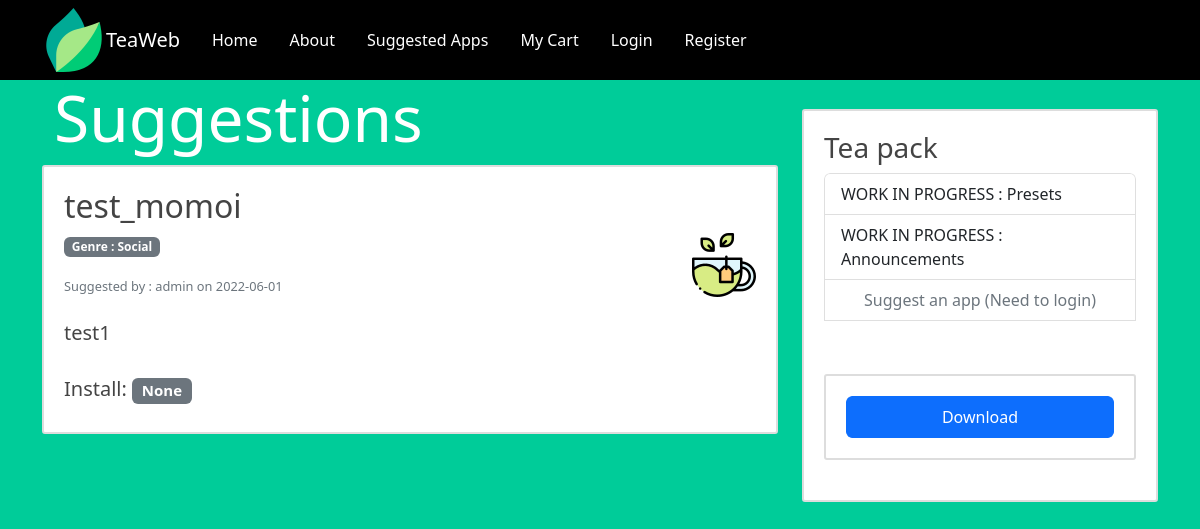
Page /suggestedapps/4 on the committed database.
### project/models.py (models this page shows, shortened)
class Suggestion(db.Model):
    id_suggestion = db.Column(db.Integer, primary_key=True)
    name = db.Column(db.String(20), unique=True, nullable=False)
    description = db.Column(db.String(120), unique=True, nullable=False)
    genre = db.Column(db.String(20), unique=True, nullable=False)
    install_command = db.Column(db.String(120), nullable=True)
    image_file = db.Column(db.String(20), nullable=True, default='default.jpg')
    date_sugested = db.Column(db.DateTime, nullable=False, default=datetime.utcnow)
    id_user = db.Column(db.Integer, db.ForeignKey('user.id_user'), nullable=False)

class User(db.Model, UserMixin):
    id_user = db.Column(db.Integer, primary_key=True)
    username = db.Column(db.String(20), unique=True, nullable=False)
    email = db.Column(db.String(120), unique=True, nullable=False)
    password = db.Column(db.String(60), nullable=False)
    sugestion = db.relationship('Suggestion', backref='user', lazy=True)

### project/applications/routes.py (the view)
@applications.route("/suggestedapps/<int:id_suggestion>")
def suggestion(id_suggestion):
    suggestion = Suggestion.query.get_or_404(id_suggestion)
    return render_template('suggestion.html', title=suggestion.name, suggestion=suggestion)

### project/templates/suggestion.html (shortened to what this page needs)
{% extends "layout.html" %}
{% block content %}
    <div class="container-fluid" >
    <h1 class="display-3 text-white">Suggestions</h1>
    </div>
        <article class="media content-section">
            <div class="media-body">
            <div class="row-cols-2">
                <h2 class="article-title">{{suggestion.name}}</h2>
            </div>
            <img src="{{ url_for('static',filename='app_pics/'+ suggestion.image_file) }}">
            <p class="badge bg-secondary">Genre : {{suggestion.genre}}</p>
            <br>
                <small class="text-muted">Suggested by : {{suggestion.user.username +' on ' +suggestion.date_sugested.strftime('%Y-%m-%d') }}  </small>
                <br>
                <br>
                <h5 class="Article-content">{{suggestion.description}}</h5>
            <br>
                 <h5>Install: <span class="badge bg-secondary"> {{ suggestion.install_command}} </span> </h5>
          </div>
  </article>
{% endblock %}

### project/static/main.css (style rules this page uses)
body { background-color: #00cc99; margin-top: 5rem; }
h2, h3, h4, h5, h6 { color: #444444; }
h1 { color: #000000; }
.content-section { background: #ffffff; padding: 20px 20px; border: 1px solid #dddddd; border-radius: 3px; margin-bottom: 20px; }
.article-title { color: #444444; }
.Article-content { margin-right: 150px; }
small { font-size: 0.8rem; color: white; }
img { scale: none; float: right; }
.content-section { background: #ffffff; padding: 20px 20px; border: 2px solid #dddddd; border-radius: 3px; margin-bottom: 20px; margin-top: 5px; }

### rows in the picture
Suggestion: name "test_momoi", image_file (placeholder picture), genre "Social", description "test1", install_command "None"
User: user "admin on 2022-06-01"
